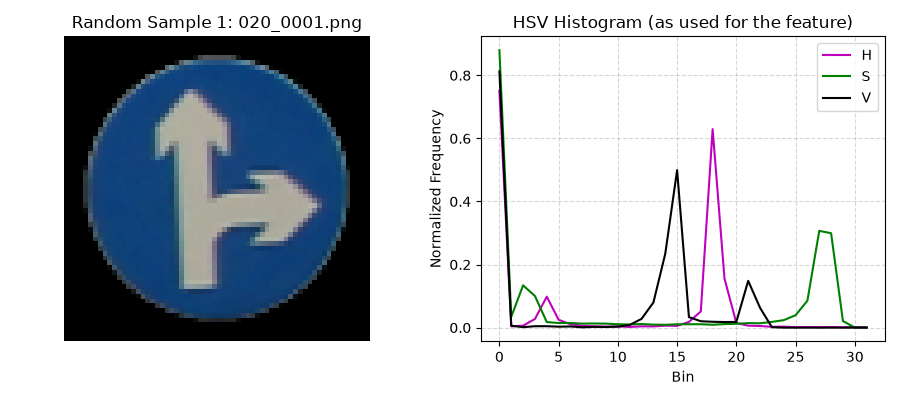
#> input picture Coding Environment/feature_visualizations/random_sample_1.png, 900 x 400 px; its folder holds only this picture in this run
$ python -i 'blue segmentation.py'   (imports and definitions only)
#> lines starting #> are read from the running program, lines starting #| are printed output that depends on the picture; after the words box and inside, x2 and y2 are one past the last pixel; in counts of white or black regions, pixels touching at a corner belong together
import cv2
import numpy as np
import matplotlib.pyplot as plt
from pathlib import Path

class BlueSignSegmenter:
    def __init__(self):

        self.lower_blue = np.array([100, 120, 40])
        self.upper_blue = np.array([135, 255, 255])

        self.kernel_open = cv2.getStructuringElement(cv2.MORPH_RECT, (5, 5))
        self.kernel_close = cv2.getStructuringElement(cv2.MORPH_RECT, (9, 9))

    def _enhance_illumination(self, rgb_image):
        blurred = cv2.GaussianBlur(rgb_image, (3, 3), 0)
        hsv_image = cv2.cvtColor(blurred, cv2.COLOR_RGB2HSV)
#> hsv_image: shape (400, 900, 3); mean H, S, V 17.1, 26.4, 202.8

        h, s, v = cv2.split(hsv_image)
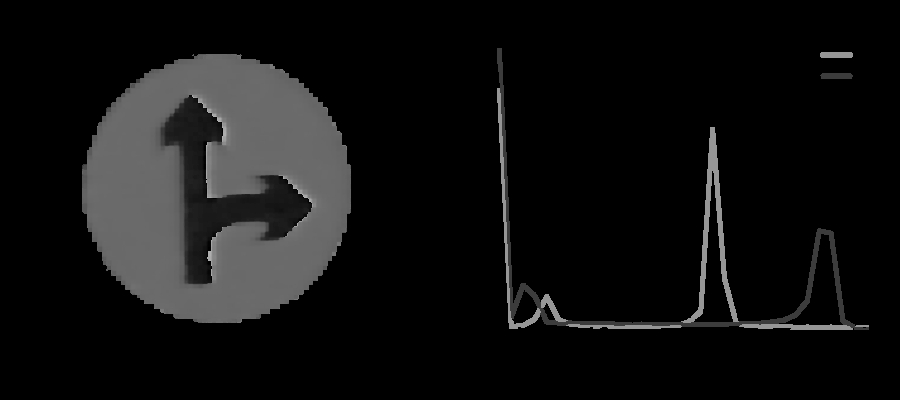
#> h: shape (400, 900); min 0, max 178, mean 17.1
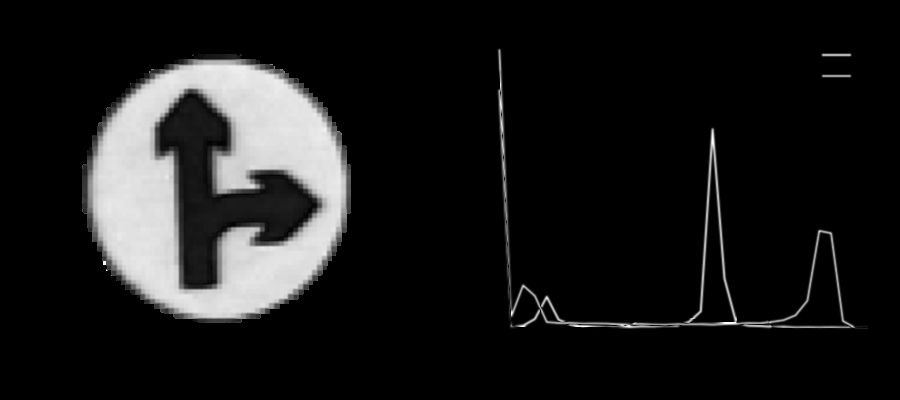
#> s: shape (400, 900); min 0, max 255, mean 26.4
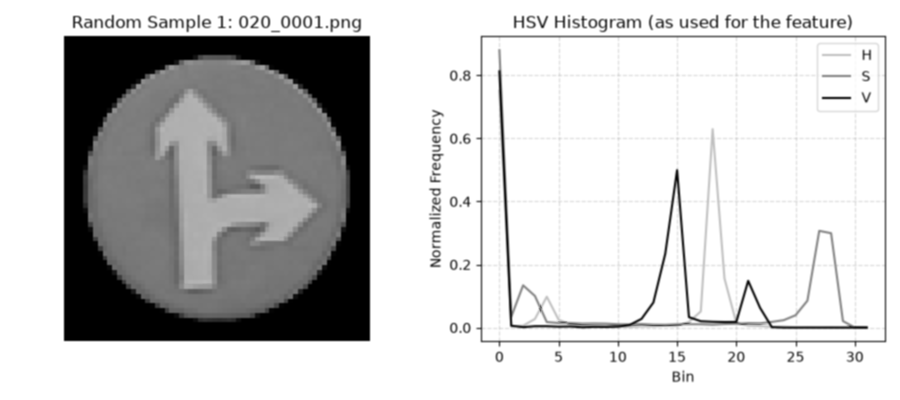
#> v: shape (400, 900); min 0, max 255, mean 202.8
        clahe_processor = cv2.createCLAHE(clipLimit=3.0, tileGridSize=(5, 5))
        v_equalized = clahe_processor.apply(v)
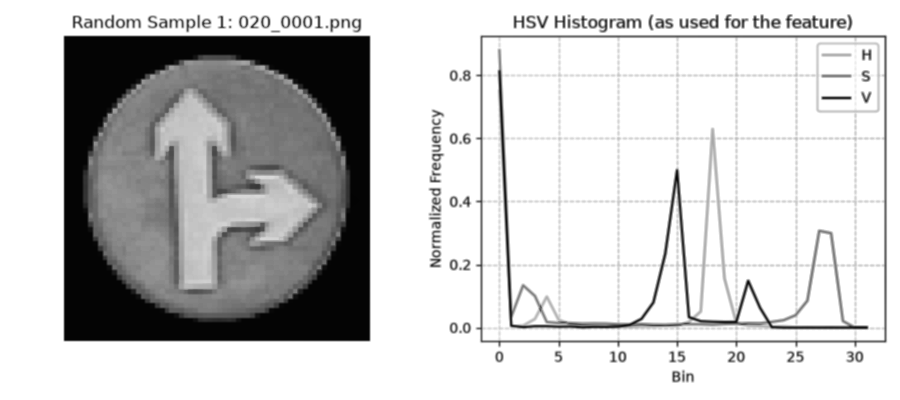
#> v_equalized: shape (400, 900); min 2, max 255, mean 202.3

        return cv2.merge((h, s, v_equalized))
#> returned value: shape (400, 900, 3); mean H, S, V 17.1, 26.4, 202.3

    def _generate_clean_mask(self, hsv_image):

        raw_mask = cv2.inRange(hsv_image, self.lower_blue, self.upper_blue)
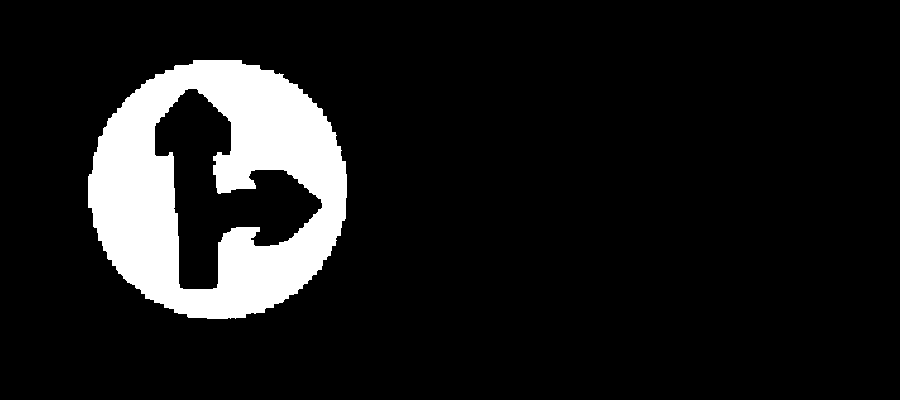
#> raw_mask: shape (400, 900); 10.6% white; 1 white region, box (x1, y1, x2, y2) and area: (88, 60, 347, 319) 38162

        opened_mask = cv2.morphologyEx(raw_mask, cv2.MORPH_OPEN, self.kernel_open)
#> opened_mask: shape (400, 900); 10.6% white; 1 white region, box (x1, y1, x2, y2) and area: (88, 60, 347, 319) 38134

        closed_mask = cv2.morphologyEx(opened_mask, cv2.MORPH_CLOSE, self.kernel_close)
#> closed_mask: shape (400, 900); 10.6% white; 1 white region

        refined_mask = np.zeros_like(closed_mask)
        contours, _ = cv2.findContours(closed_mask, cv2.RETR_EXTERNAL, cv2.CHAIN_APPROX_SIMPLE)
#> contours = 1 contour; box (x1, y1, x2, y2) and area: (88, 60, 347, 319) 52100

        if contours:
            valid_contours = [c for c in contours if cv2.contourArea(c) > 300]
#> valid_contours has the same summary as contours
            if valid_contours:
                largest_blob = max(valid_contours, key=cv2.contourArea)
#> largest_blob = contour of 272 points, box (x1, y1, x2, y2) (88, 60, 347, 319), area 52100
                cv2.drawContours(refined_mask, [largest_blob], -1, 255, thickness=cv2.FILLED)
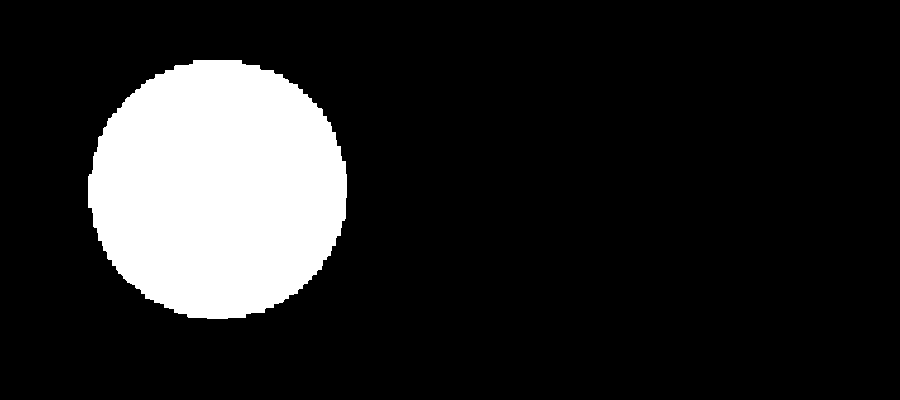
#> refined_mask: shape (400, 900); 14.6% white; 1 white region, box (x1, y1, x2, y2) and area: (88, 60, 347, 319) 52546

        return refined_mask

    def isolate_sign(self, rgb_image):
        enhanced_hsv = self._enhance_illumination(rgb_image)

        base_mask = self._generate_clean_mask(enhanced_hsv)

        soft_mask = cv2.GaussianBlur(base_mask, (3, 3), 0)
        alpha_channel = soft_mask.astype(float) / 255.0
        alpha_3d = cv2.merge([alpha_channel, alpha_channel, alpha_channel])

        # Step D: Final Extraction
        extracted_roi = (rgb_image.astype(float) * alpha_3d).astype(np.uint8)
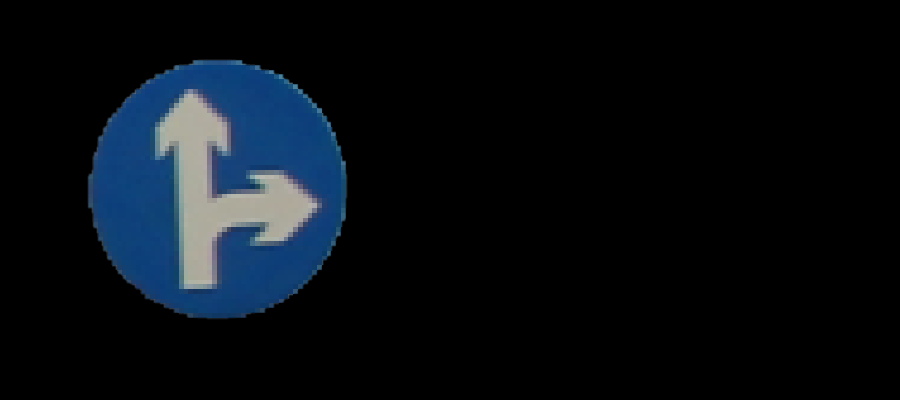
#> extracted_roi: shape (400, 900, 3); mean R, G, B 8.2, 13.3, 18.7

        return extracted_roi, base_mask

def execute_blue_pipeline(target_directory):
    folder_path = Path(target_directory)

    valid_extensions = {".jpg", ".jpeg", ".png", ".bmp"}
    dataset_paths = sorted([
        p for p in folder_path.rglob("*")
        if p.is_file() and p.suffix.lower() in valid_extensions
    ])

    print(f"Pipeline Initialized: {len(dataset_paths)} images located in '{folder_path.name}'.")

    segmenter = BlueSignSegmenter()

    for img_path in dataset_paths:
        raw_bgr = cv2.imread(str(img_path))
        if raw_bgr is None:
            print(f"Warning: Unreadable file skipped -> {img_path.name}")
            continue

        standardized_bgr = cv2.resize(raw_bgr, (300, 300))
        input_rgb = cv2.cvtColor(standardized_bgr, cv2.COLOR_BGR2RGB)

        final_output, final_mask = segmenter.isolate_sign(input_rgb)

        fig, axes = plt.subplots(1, 3, figsize=(15, 5))

        axes[0].imshow(input_rgb)
        axes[0].set_title("Source Image")
        axes[0].axis("off")

        axes[1].imshow(final_output)
        axes[1].set_title("Extracted Region of Interest")
        axes[1].axis("off")

        axes[2].imshow(final_mask, cmap="gray")
        axes[2].set_title("Binary Segmentation Mask")
        axes[2].axis("off")

        plt.tight_layout()
        plt.show()

# [6 lines not run here, left out]

>>> import cv2
>>> picture = cv2.cvtColor(cv2.imread('../feature_visualizations/random_sample_1.png'), cv2.COLOR_BGR2RGB)
>>> result = BlueSignSegmenter().isolate_sign(picture)
